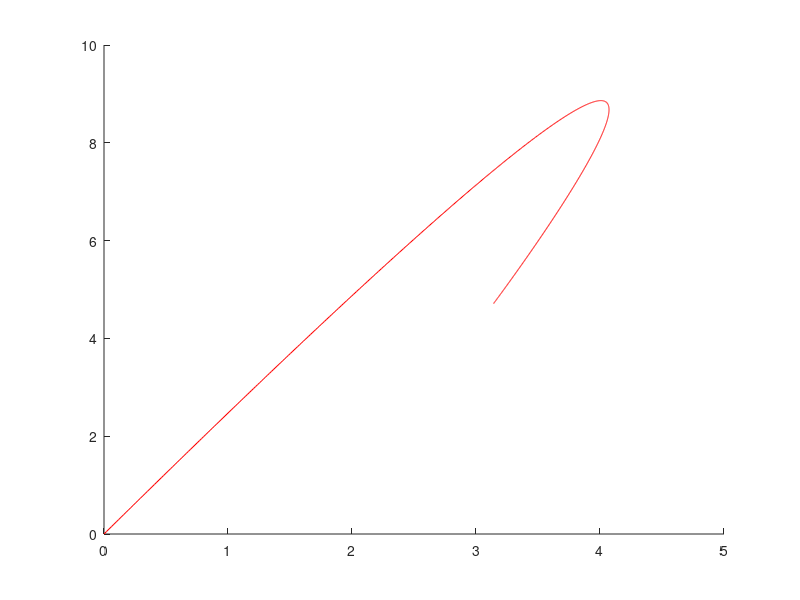

This figure's MATLAB source: (Note: this script raises an error after producing the figure.)
function f = arm_test()
clear variables; clc; close all; 
% EN530.678 HW#3 supplementary 
% simulation of a two-link manipulator 
%
% M. Kobilarov

% model parameters
S.m1 = 1;
S.m2 = 1;
S.l1 = .5;
S.l2 = .5;
S.lc1 = .25;
S.lc2 = .25;
S.I1 = S.m1*S.l1/12;
S.I2 = S.m2*S.l2/12;
S.g = 9.8;

% initial state with high-velocity
x0 = [0; 0; 2; 5] ;

% desired state
xf = [pi; 3*pi/2; 0; 0];

% Set initial and final velocity 
S.vel = 1;

T = 10; % simulation time

% Gains 
S.kp = 2; S.kd = 1;

% boundary conditions in flat output space 
y0 = arm_h(x0);
yf = arm_h(xf);
dy0 = [x0(3),x0(4)]';  % desired starting velocity
dyf = [xf(3),xf(4)]'; % desired end velocity

% compute path coefficients
A = poly3_coeff(y0, dy0, yf, dyf, T);
S.A = A;

figure(1)
hold on
% plot desired path
X_ = A*poly3([0:.01:T]);
plot(X_(1,:), X_(2,:), '-r');

x0 = x0  + [.15;.150;0;0];

[ts, xs] = ode45(@arm_ode, [0 T], x0, [], S);

% plot executed path
plot(xs(:,1), xs(:,2), '-b')

% plot goal configuration 
plot(xf(1),xf(2),'*g')
xlabel('q_1')
ylabel('q_2')
title('2D Manipulator trajectory routine')
hold off 

figure(2)
hold on 

% Desired q2
plot(linspace(0,10,size(X_(2,:),2)),X_(2,:),'-r');

% Exectued q2 
plot(ts,xs(:,2),'-b');

% plot goal q2 joint value 
plot(10,xf(2),'*g');

xlabel('time');
ylabel('q_2'); 
title('q_2 path');
hold off
    
function A = poly3_coeff(y0, dy0, yf, dyf, T)
% computes cubic curve connecting (y0,dy0) and (yf, dyf) at time T

Y = [y0, dy0, yf, dyf];
L = [poly3(0), dpoly3(0), poly3(T), dpoly3(T)];
A = Y*inv(L);

function y = arm_h(x)
% output function
y = x(1:2);

function f = poly3(t)
f = [t.^3; t.^2; t; ones(size(t))];

function f = dpoly3(t)
f = [3*t.^2; 2*t; ones(size(t)); zeros(size(t))];

function f = d2poly3(t)
f = [6*t; 2; zeros(size(t)); zeros(size(t))];

function u = arm_ctrl(t, x, S)
% Modified for collacted input/output Linearization 
% standard computed torque law
yd = S.A*poly3(t);
dyd = S.A*dpoly3(t);
d2yd = S.A*d2poly3(t);

% desired trajectory and controls
qd = yd;
vd = dyd;
ad = d2yd;

% current
q = x(1:2);
v = x(3:4);

[M, C, N] = arm_dyn(t, x, S);

% Set bias equal to Coriolis + centrifugal forces + gravity, damping etc.
b = C*v + N; 

% Definitions 
m22_ = M(2,2) -M(2,1)*inv(M(1,1))*M(1,2);
b2_ = b(2) - M(2,1)*inv(M(1,1))*b(1);

% Virtual Input 
virtual = ad(2) -S.kd*(v(2)-vd(2)) -S.kp*(q(2)-qd(2));

% Control to stabilize to q2 trajectory 
u = m22_*virtual + b2_; 

function dx = arm_ode(t, x, S)
% the ODE for the arm
yd = S.A*poly3(t);
dyd = S.A*dpoly3(t);
d2yd = S.A*d2poly3(t);

% desired trajectory and controls
qd = yd;
vd = dyd;
ad = d2yd;

q = x(1:2); 
v = x(3:4);

[M, C, N] = arm_dyn(t, x, S);
% Set bias equal to Coriolis + centrifugal forces + gravity, damping etc.
b = C*v + N; 

% Definitions 
m22_ = M(2,2) -M(2,1)*inv(M(1,1))*M(1,2);
b2_ = b(2) - M(2,1)*inv(M(1,1))*b(1);

u = arm_ctrl(t, x, S);

dx = [v;
       -inv(M(1,1))*(M(1,2)*(ad(2) -S.kd*(v(2)-vd(2)) -S.kp*(q(2)-qd(2)))+b(1));
        inv(m22_)*(u-b2_)];    


function [M, C, N] = arm_dyn(t, x, S)
% compute the dynamical terms of the manipulator
% M - mass matrix
% C - Corilois matrix
% N - gravity/damping forces vector

q = x(1:2);
v = x(3:4);

c1 = cos(q(1));
c2 = cos(q(2));
s2 = sin(q(2));
c12 = cos(q(1) + q(2));

% coriolis matrix
C = -S.m2*S.l1*S.lc2*s2*[v(2), v(1) + v(2);
                    -v(1), 0] + diag([.2;.2]);

% mass elements
m11 = S.m1*S.lc1^2 + S.m2*(S.l1^2 + S.lc2^2 + 2*S.l1*S.lc2*c2) + ...
      S.I1 + S.I2;

m12 = S.m2*(S.lc2^2 + S.l1*S.lc2*c2) + S.I2;

m22 = S.m2*S.lc2^2 + S.I2;

% mass matrix
M = [m11, m12;
     m12, m22];

% gravity, damping, etc...
N = [(S.m1*S.lc1 + S.m2*S.l1)*S.g*c1 + S.m2*S.lc2*S.g*c12;
      S.m2*S.lc2*S.g*c12];